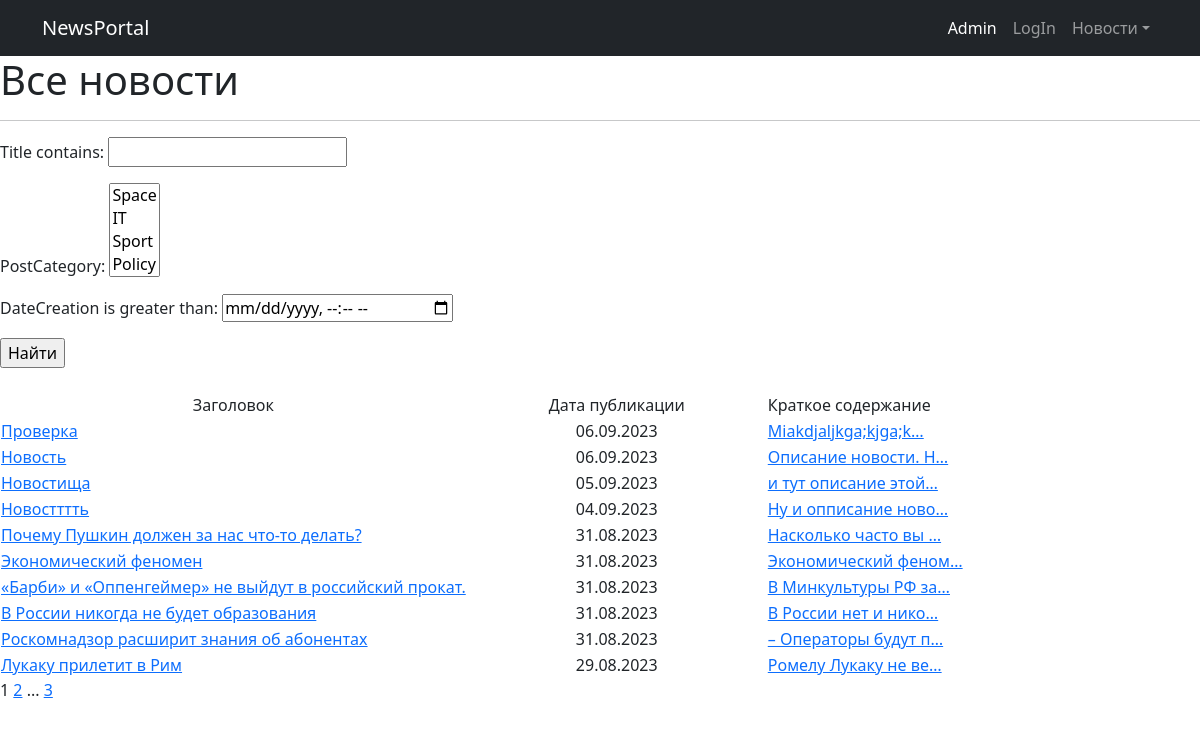
Before: / with the older database file.
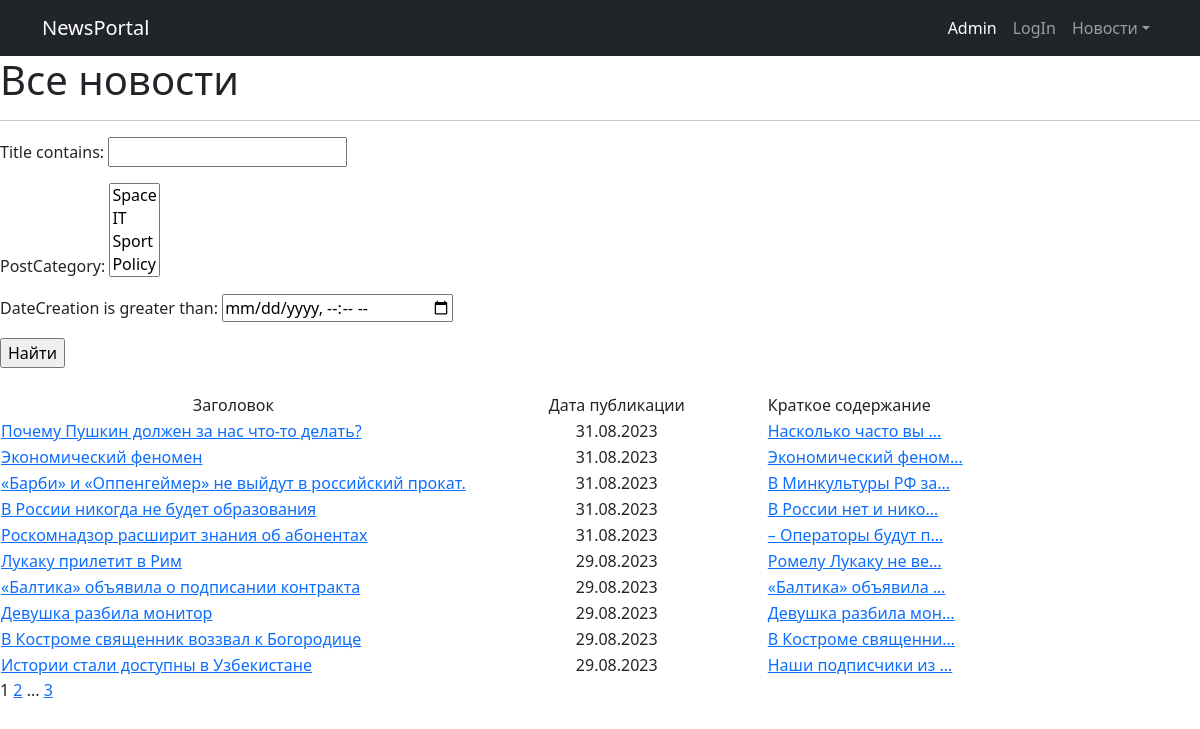
After: the same page with the newer database file.
### News/models.py (models this page shows, shortened)
class Post(models.Model):
    NEWS = 'NW'
    ARTICLE = 'AR'
    CATEGORY_CHOICES = (
        (NEWS, "Новость"),
        (ARTICLE, 'Статья'),
    )
    dateCreation = models.DateTimeField(auto_now_add=True)
    categoryType = models.CharField(max_length=2, choices=CATEGORY_CHOICES, default=ARTICLE)
    author = models.ForeignKey(Author, on_delete=models.CASCADE, related_name='posts')
    postCategory = models.ManyToManyField(Category, through='PostCategory')
    title = models.CharField(max_length=128)
    text = models.TextField()
    rating = models.SmallIntegerField(default=0)
    class Meta:
        verbose_name = 'Публикация'
        verbose_name_plural = 'Публикации'

### News/views.py (the view)
# urls.py: path('', cache_page(60)(PostList.as_view()), name='posts_list'),
class PostList(ListView):
    model = Post
    ordering = '-dateCreation'
    template_name = 'news/all_news.html'
    context_object_name = 'all_news'
    paginate_by = 10
    def get_queryset(self):
        queryset = super().get_queryset()
        self.filterset = NewsFilter(self.request.GET, queryset)
        return self.filterset.qs
    def get_context_data(self, **kwargs):
        context = super().get_context_data(**kwargs)
        context['filterset'] = self.filterset
        return context

### News/context_processors.py (called while the page is built)
def news_for_header(request):
    return {
        'news_for_header': Post.objects.order_by('-dateCreation')
    }

### News/models.py (called while the page is built)
    def __str__(self):
        return self.name

### News/templatetags/custom_filters.py (called while the page is built)
@register.filter()
def censorship(value):
    words = value.split()  # Разделяем текст на слова
    censored_words = []
    for word in words:
        if word.lower() in censor_words:  # для проверки приводим к нижнему регистру
            censored_words.append('*' * len(word))
        else:
            censored_words.append(word)
    return ' '.join(censored_words)  # Собираем обратно в текст

### News/templatetags/custom_tags.py (called while the page is built)
@register.simple_tag(takes_context=True)
def url_replace(context, **kwargs):
    d = context['request'].GET.copy()
    for k, v in kwargs.items():
        d[k] = v
    return d.urlencode()

### templates/news/all_news.html (shortened to what this page needs)
{% extends 'flatpages/default.html' %}
{% load custom_filters %}
{% load custom_tags %}
{% block content %}
	<h1>Все новости</h1>
	<hr>
	<form action="" method="get">
		{{ filterset.form.as_p }}
		<input type="submit" value="Найти"/>
	</form>
	{% if all_news %}
		<br/>
		<table>
			<tr>
				<td style="text-align: center;">Заголовок</td>
				<td style="text-align: center; width: 300px;">Дата публикации</td>
				<td style="width: 300px;">Краткое содержание</td>
			</tr>
			{% for one_news in all_news %}
				<tr>
					<td><a href="/news/{{ one_news.pk }}">{{ one_news.title|censorship }}</td>
					<td style="text-align: center; width: 300px;">{{ one_news.dateCreation|date:'d.m.Y' }}</td>
					<td style="width: 300px;"><a
						href="/news/{{ one_news.pk }}">{{ one_news.text|truncatechars:20|censorship }}</td>
					<td>
					</td>
				</tr>
			{% endfor %}
		</table>
	{% else %}
		<h2>Новостей нет!</h2>
	{% endif %}
	{{ page_obj.number }}
	{% if page_obj.has_next %}
		<a href="?{% url_replace page=page_obj.next_page_number %}">{{ page_obj.next_page_number }}</a>
		{% if paginator.num_pages != page_obj.next_page_number %}
			...
			<a href="?{% url_replace page=page_obj.paginator.num_pages %}">{{ page_obj.paginator.num_pages }}</a>
		{% endif %}
	{% endif %}
{% endblock content %}

Changed rows visible on the page:
removed Post: title|censorship "Проверка", dateCreation "06.09.2023", text|censorship "Miakdjaljkga;kjga;k…"
removed Post: title|censorship "Новость", dateCreation "06.09.2023", text|censorship "Описание новости. Н…"
removed Post: title|censorship "Новостища", dateCreation "05.09.2023", text|censorship "и тут описание этой…"
removed Post: title|censorship "Новостттть", dateCreation "04.09.2023", text|censorship "Ну и опписание ново…"
now on this page (row unchanged): Post: title|censorship "«Балтика» объявила о подписании контракта", dateCreation "29.08.2023", text|censorship "«Балтика» объявила …"
now on this page (row unchanged): Post: title|censorship "Девушка разбила монитор", dateCreation "29.08.2023", text|censorship "Девушка разбила мон…"
now on this page (row unchanged): Post: title|censorship "В Костроме священник воззвал к Богородице", dateCreation "29.08.2023", text|censorship "В Костроме священни…"
now on this page (row unchanged): Post: title|censorship "Истории стали доступны в Узбекистане", dateCreation "29.08.2023", text|censorship "Наши подписчики из …"
